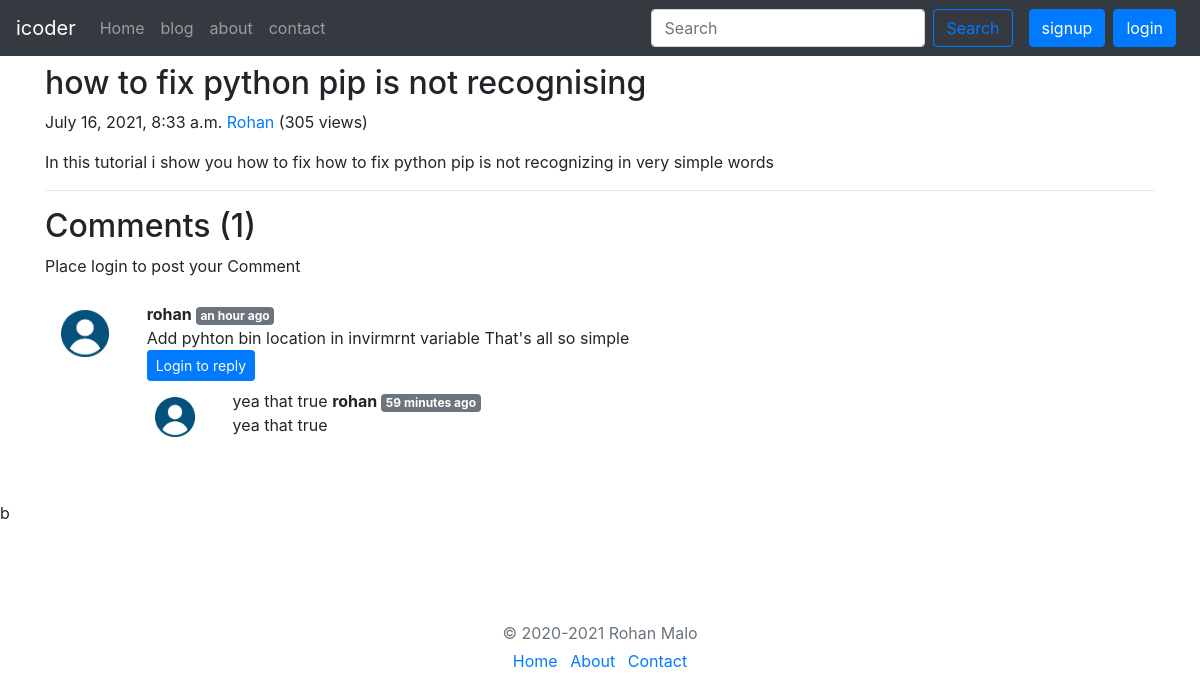
/blog/Rohan/, run on the app's committed database.
### blog/models.py (models this page shows, shortened)
class Post(models.Model):
    sno = models.AutoField(primary_key=True)
    title = models.CharField(max_length=225)
    contect = models.TextField()
    auther = models.CharField(max_length=100)
    slug = models.CharField(max_length=150)
    views = models.IntegerField(default=0)
    timeStamp = models.DateTimeField(blank=True)

class BlogComments(models.Model):
    sno = models.AutoField(primary_key=True)
    comment = models.TextField()
    user = models.ForeignKey(User, on_delete=models.CASCADE)
    post = models.ForeignKey(Post, on_delete=models.CASCADE)
    parent = models.ForeignKey('self', on_delete=models.CASCADE, null=True)
    timestamp = models.DateTimeField(default=now)

### blog/views.py (the view)
# urls.py: path('<str:slug>/', views.blogPost, name='blogPost'),
def blogPost(request, slug):
    post = Post.objects.filter(slug=slug).first()
    post.views = post.views + 1
    post.save()
    comments = BlogComments.objects.filter(post=post, parent=None)
    replies = BlogComments.objects.filter(post=post).exclude(parent=None)
    repyDict = {}
    for reply in replies:
        if reply.parent.sno not in repyDict.keys():
            repyDict[reply.parent.sno] = [reply]
        else:
            repyDict[reply.parent.sno].append(reply)
    context = {'post':post, 'comments':comments, 'user': request.user, 'repyDict':repyDict}
    return render(request, 'blog/blogPost.html', context)

### blog/templatetags/extras.py (called while the page is built)
@register.filter(name='get_val')
def get_val(dict, key):
    return dict.get(key)

### templates/blog/blogPost.html (shortened to what this page needs)
{% extends 'base.html' %}
{% load humanize %}
{% load extras %}
{% block body %}
<div class="container">
    <div class="blog-post">
        <h2 class="blog-post-title my-2">{{post.title}}</h2>
        <p class="blog-post-meta">{{post.timeStamp}} <a href="#">{{post.auther}}</a> (<span>{{post.views}} views</span>)</p>
        <p>{{post.contect|safe}}</p>
        <hr>
    </div>
</div>
<div class="container">
    <h2>Comments ({{comments.count}})</h2>
    <div class="my-2">
        {% if user.is_authenticated %}
        <form action="/blog/postComment" method="post">
            {% csrf_token %}
            <div class="form-group">
                <label for="exampleInputEmail1">Post Comment </label>
                <input type="text" class="form-control" name="comment" placeholder="Enter comment here">
            </div>
            <input type="hidden" name="postSno" value="{{post.sno}}">
            <input type="hidden" name="parentSno" value="">
            <button type="submit" class="btn btn-primary">Submit</button>
        </form>
        {% else %}
        <p>Place login to post your Comment</p>
        {% endif %}
    </div>
    {% for comment in comments %}
    <div class="row my-3 p-2">
        <div class="col-md-1  ">
            <img class="rounded mx-auto d-block w-100 p-2 " src="/static/img/user.png" alt="user">
        </div>
        <div class="col-md-11 ">
            <b> {{comment.user.username}} </b> <span class="badge badge-secondary">{{comment.timestamp | naturaltime}}</span>
            <div> {{comment.comment|safe}} </div>
            <div class="reply mx-0">
                {% if user.is_authenticated %}
                <button class="btn btn-sm btn-primary" type="button" data-toggle="collapse"
                    data-target="#replyBox{{comment.sno}}" aria-expanded="false"
                    aria-controls="replyBox{{comment.sno}}">
                    Reply
                </button>
                <div class="collapse" id="replyBox{{comment.sno}}">
                    <div class="card card-body my-2">
                        <form action="/blog/postComment" method="post">
                            {% csrf_token %}
                            <div class="form-group">
                                <label for="comment">Post a reply </label>
                                <input type="text" class="form-control" name="comment" placeholder="Enter comment here">
                                <input type="hidden" name="parentSno" value="{{comment.sno}}">
                            </div>
                            <input type="hidden" name="postSno" value="{{post.sno}}">
                            <button type="submit" class="btn btn-primary">Submit</button>
                        </form>
                    </div>
                </div>
                {% else %}
                <button class="btn btn-sm btn-primary" type="button" data-toggle="collapse"
                    data-target="#replyBox{{comment.sno}}" aria-expanded="false"
                    aria-controls="replyBox{{comment.sno}}">
                    Login to reply
                </button>
                {% endif %}
                <div class="replies ">
                    {% for reply in repyDict|get_val:comment.sno %}
                    <div class="row my-2">
                        <div class="col-md-1">
                            <img class="rounded mx-auto d-block w-100 p-2 " src="/static/img/user.png" alt="user">
                        </div>
                        <div class="col-md-11  ">
                            {{reply.comment}}
                            <b> {{reply.user.username}} </b> <span class="badge badge-secondary">{{reply.timestamp | naturaltime}}</span>
                            <div> {{reply.comment}} </div>
                        </div>
                    </div>
                    <br>
                    {% endfor %}
                </div>
            </div>
        </div>
    </div>
    {% endfor %}
</div>
b
{% endblock body %}

### data on the page
Post: title "how to fix python pip is not recognising", timeStamp "July 16, 2021, 8:33 a.m.", auther "Rohan", views "305", contect "In this tutorial i show you how to fix how to fix python pip is not recognizing in very simple words"
BlogComments: user.username "rohan", timestamp "an hour ago", comment "Add pyhton bin location in invirmrnt variable That's all so simple"
BlogComments: comment "yea that true", user.username "rohan", timestamp "59 minutes ago"

### other printed values
{{ comments.count }} "1"
